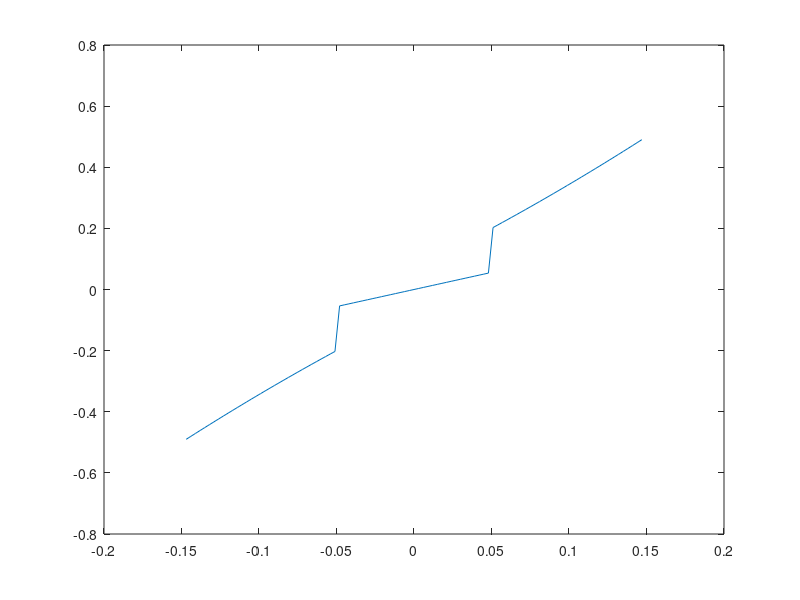

Source code (MATLAB):
clear all ;
function_g=[ 
-0.147 -0.490272;
-0.144 -0.48059;
-0.141 -0.470952;
-0.138 -0.46136;
-0.135 -0.451812;
-0.132 -0.44231;
-0.129 -0.432852;
-0.126 -0.42344;
-0.123 -0.414072;
-0.12 -0.40475;
-0.117 -0.395472;
-0.114 -0.38624;
-0.111 -0.377052;
-0.108 -0.36791;
-0.105 -0.358812;
-0.102 -0.34976;
-0.099 -0.340752;
-0.096 -0.33179;
-0.093 -0.322872;
-0.09 -0.314;
-0.087 -0.305172;
-0.084 -0.29639;
-0.081 -0.287652;
-0.078 -0.27896;
-0.075 -0.270312;
-0.072 -0.26171;
-0.069 -0.253152;
-0.066 -0.24464;
-0.063 -0.236172;
-0.06 -0.22775;
-0.057 -0.219372;
-0.054 -0.21104;
-0.051 -0.202752;
-0.048 -0.0536656;
-0.045 -0.0503115;
-0.042 -0.0469574;
-0.039 -0.0436033;
-0.036 -0.0402492;
-0.033 -0.0368951;
-0.03 -0.033541;
-0.027 -0.0301869;
-0.024 -0.0268328;
-0.021 -0.0234787;
-0.018 -0.0201246;
-0.015 -0.0167705;
-0.012 -0.0134164;
-0.009 -0.0100623;
-0.006 -0.0067082;
-0.003 -0.0033541;
0 0;
0.003 0.0033541;
0.006 0.0067082;
0.009 0.0100623;
0.012 0.0134164;
0.015 0.0167705;
0.018 0.0201246;
0.021 0.0234787;
0.024 0.0268328;
0.027 0.0301869;
0.03 0.033541;
0.033 0.0368951;
0.036 0.0402492;
0.039 0.0436033;
0.042 0.0469574;
0.045 0.0503115;
0.048 0.0536656;
0.051 0.202752;
0.054 0.21104;
0.057 0.219372;
0.06 0.22775;
0.063 0.236172;
0.066 0.24464;
0.069 0.253152;
0.072 0.26171;
0.075 0.270312;
0.078 0.27896;
0.081 0.287652;
0.084 0.29639;
0.087 0.305172;
0.09 0.314;
0.093 0.322872;
0.096 0.33179;
0.099 0.340752;
0.102 0.34976;
0.105 0.358812;
0.108 0.36791;
0.111 0.377052;
0.114 0.38624;
0.117 0.395472;
0.12 0.40475;
0.123 0.414072;
0.126 0.42344;
0.129 0.432852;
0.132 0.44231;
0.135 0.451812;
0.138 0.46136;
0.141 0.470952;
0.144 0.48059;
0.147 0.490272;
]; 
clf; 
 plot(function_g(:,1), function_g(:,2)); 
